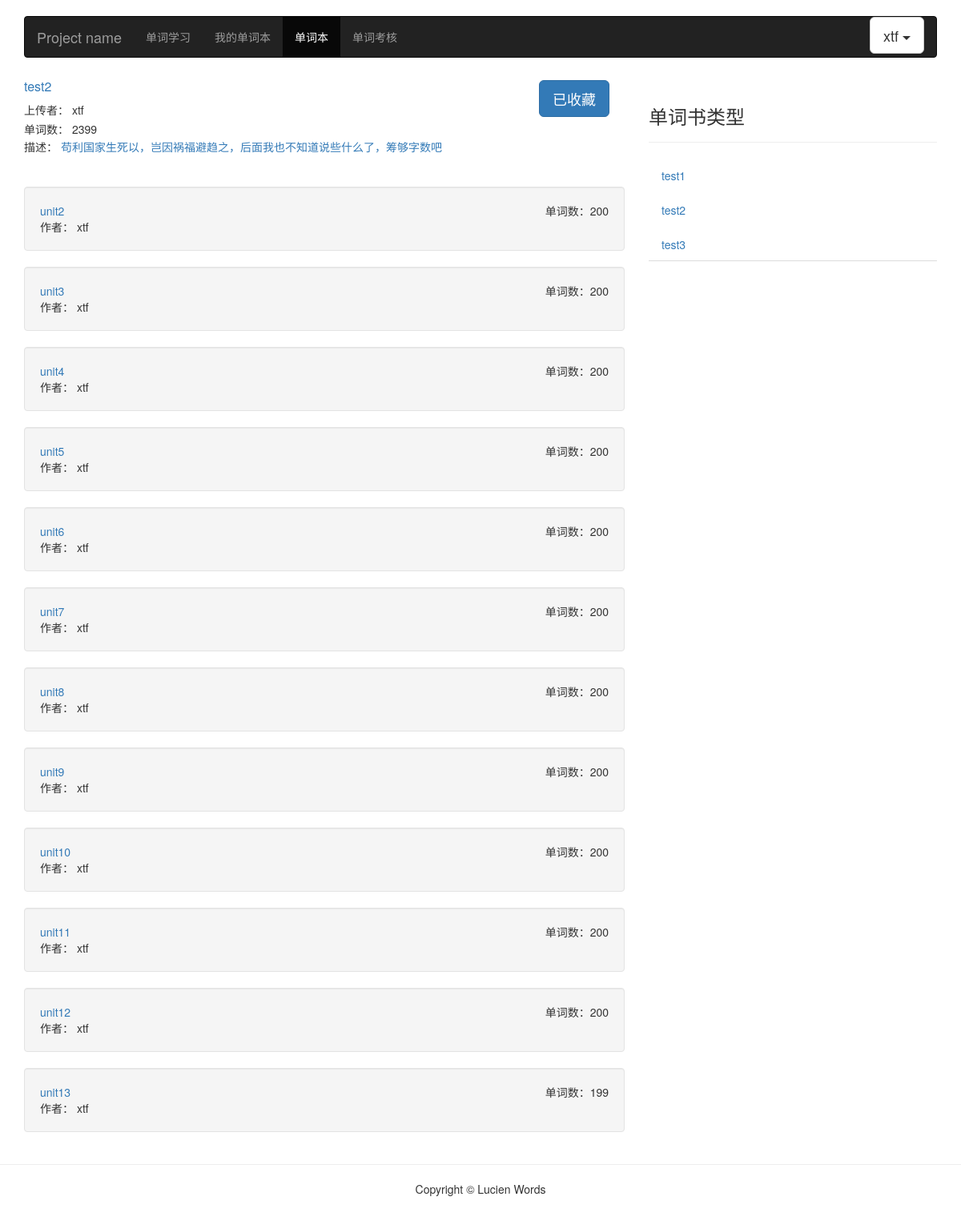
The app's page /account/learn/wordbook/wordbookunit?id=3 (signed in), older data.
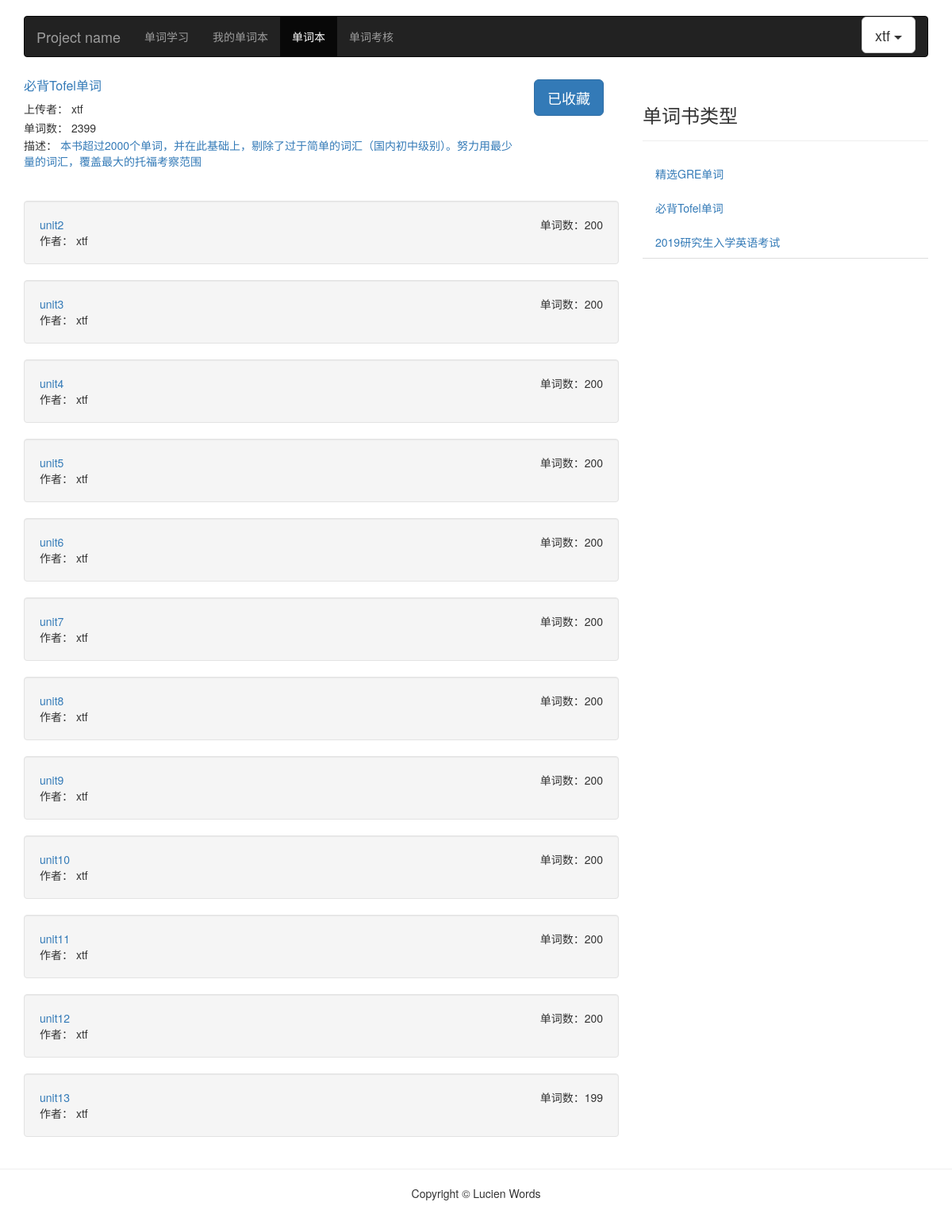
The same page, newer data.
### learn/models.py (models this page shows, shortened)
class WordBook(models.Model):
    title = models.CharField(blank=True, max_length=50,
                                   verbose_name=u"书名")
    description = models.CharField(blank=True, max_length=200,
                                   verbose_name=u"描述")
    uploaded_user = models.ForeignKey(User, verbose_name=u"上传人", on_delete=models.CASCADE)
    word_num = models.IntegerField(default=1000, verbose_name=u"单词数")
    class Meta:
        verbose_name = u"单词本"
        verbose_name_plural = verbose_name

### learn/views.py (the view, shortened to what this page needs)
# urls.py: path('wordbook/wordbookunit', views.wordbookunit, name='wordbookunit'),
@login_required
def wordbookunit(request):
    passed = {}
    passed['wordbook_info'] = get_all_books()
    user = request.user
    if request.method == "GET":
        if 'id' in request.GET:
            all_words_num = 0
            wordbook_id = request.GET['id']
            get_book = WordBook.objects.get(id=wordbook_id)
            passed['title'] = get_book.title
            passed['description'] = get_book.description
            passed['uploaded_user'] = get_book.uploaded_user.username
            passed['username'] = user.username
            wordbookunit = WordUnit.objects.filter(book=get_book)
            if LearningPlan.objects.filter(user=user, wordbook=get_book).count() > 0:
                passed['save_button_name'] = SAVE_BUTTON[1]
            else:
                passed['save_button_name'] = SAVE_BUTTON[0]
            wb_info = []
            for wb in wordbookunit:
                info = {}
                info['unit_name'] = 'unit' + str(wb.unit_order)
                info['word_num'] = wb.word_num
                info['unit_id'] = wb.id
                all_words_num += wb.word_num
                wb_info.append(info)
            passed['allunits'] = wb_info
            passed['word_num'] = all_words_num
            passed['wordbook_id'] = wordbook_id
    return render(request, 'wordbookunit.html', passed)

### learn/views.py (called while the page is built)
def get_all_books():
    all_wordbooks = WordBook.objects.all()
    wordbook_info = []
    for wordbook in all_wordbooks:
        info = {}
        info['title'] = wordbook.title
        info['description'] = wordbook.description
        info['uploaded_user'] = wordbook.uploaded_user.username
        info['word_num'] = wordbook.word_num
        info['wordbook_id'] = wordbook.id
        wordbook_info.append(info)
    return wordbook_info

### learn/templates/wordbookunit.html (shortened to what the changed rows need)
<!DOCTYPE html>
{% load static %}
<html lang="zh-CN">
  <head>
    <link href="https://cdn.bootcss.com/bootstrap/3.3.7/css/bootstrap.min.css" rel="stylesheet">
    <link href="{% static 'css/font-awesome.min.css' %}" rel="stylesheet">
    <link href="{% static 'css/ie10-viewport-bug-workaround.css'%}" rel="stylesheet">
    <link href="{% static 'css/navbar.css'%}" rel="stylesheet">
    <link rel="stylesheet" type="text/css" href="{% static 'css/wordbook.css'%}">
  </head>
  <body>
      <div class="container">
        <div class="row">
          <div class="col-md-8">
                <div class="row wordbook-detail-container">
                        <div class="col-md-10">
                                <div class="wordbook-basic-info span3">
                                        <div class="wordbook-title" style="max-width: 300px;">
                                            <a href="wordbookunit?id={{wordbook_id}}">{{title}}</a>
                                        </div>
                                        <div>
                                            <span>描述： </span>
                                            <a target="_blank">{{description}}</a>
                                        </div>
                                </div>
                        </div>
                         </div>
          </div>
          <div class="col-md-4">
            <ul class="nav nav-tabs nav-stacked">
                {% for book in wordbook_info %}
                    <li data="10"><a href="wordbookunit?id={{book.wordbook_id}}">{{book.title}}</a></li>
                {% endfor %}
            </ul>
          </div>
        </div>
      </div>
  </body>
</html>

Row changes from the older to the newer data that the page shows:
changed WordBook: title "test2" → "必背Tofel单词"; description "苟利国家生死以，岂因祸福避趋之，后面我也不知道说些什么了，筹够字数吧" → "本书超过2000个单词，并在此基础上，剔除了过于简单的词汇（国内初中级别）。努力用最少量的词汇，覆盖最大的托福考察范围"
Text that changed along with them:
new list line: "精选GRE单词"
new list line: "必背Tofel单词"
new list line: "2019研究生入学英语考试"
list line gone: "test1"
list line gone: "test2"
list line gone: "test3"
